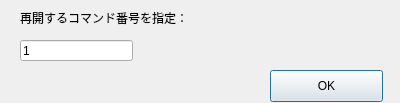
<?xml version="1.0" encoding="UTF-8"?>
<ui version="4.0">
 <class>session_resume_dialog</class>
 <widget class="QDialog" name="session_resume_dialog">
  <property name="geometry">
   <rect>
    <x>0</x>
    <y>0</y>
    <width>400</width>
    <height>103</height>
   </rect>
  </property>
  <property name="windowTitle">
   <string>Dialog</string>
  </property>
  <widget class="QLabel" name="label">
   <property name="geometry">
    <rect>
     <x>20</x>
     <y>10</y>
     <width>291</width>
     <height>16</height>
    </rect>
   </property>
   <property name="text">
    <string>再開するコマンド番号を指定：</string>
   </property>
  </widget>
  <widget class="QLineEdit" name="lineEdit">
   <property name="geometry">
    <rect>
     <x>20</x>
     <y>40</y>
     <width>113</width>
     <height>21</height>
    </rect>
   </property>
   <property name="text">
    <string>1</string>
   </property>
  </widget>
  <widget class="QPushButton" name="pushButton">
   <property name="geometry">
    <rect>
     <x>270</x>
     <y>70</y>
     <width>113</width>
     <height>32</height>
    </rect>
   </property>
   <property name="text">
    <string>OK</string>
   </property>
  </widget>
 </widget>
 <resources/>
 <connections/>
</ui>
